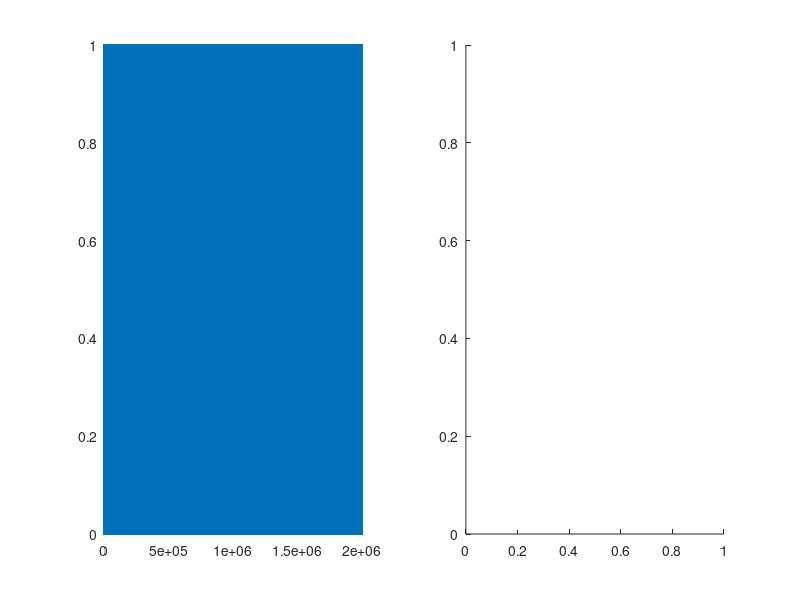

Reproduce this figure in MATLAB. (Note: this script raises an error after producing the figure.)
close all
clear all
samples = 2000000;
sd = 1;

data = sd * rand(1,samples);
Size =  size(data); 
disp(Size);

%PlotScatterPlot(data);
figure
subplot(1,2,1)
hold on
plot(data, '.');
subplot(1,2,2)
hold on
histogram(data,50);

